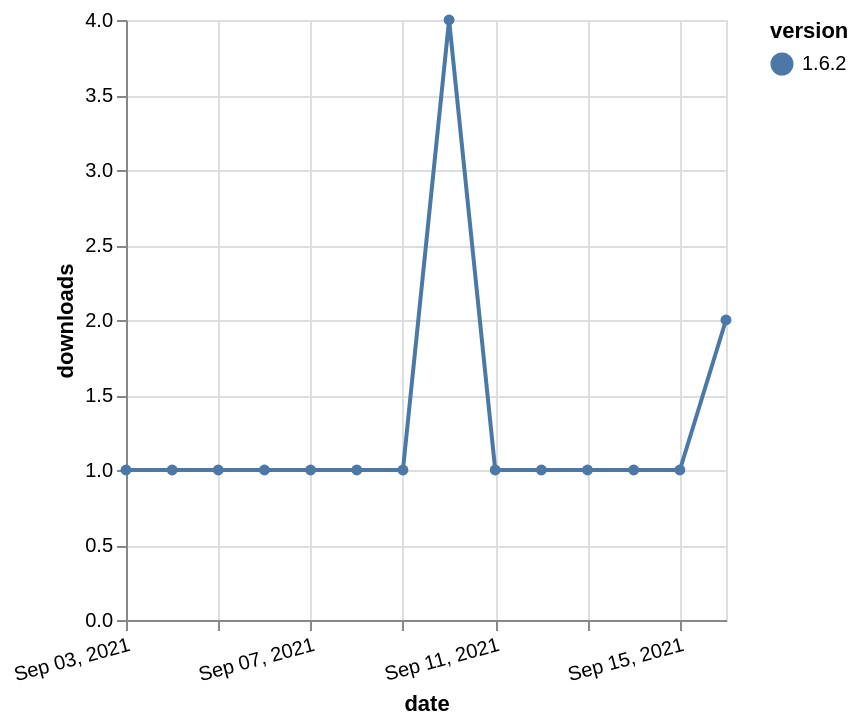

Write the Vega-Lite specification saved for this chart.
### Vega-Lite specification from a JSON file in a GitHub repository (floating-point values rounded to 4 significant figures)
{"$schema": "https://vega.github.io/schema/vega-lite/v5.json", "description": "A simple bar chart with embedded data.", "data": {"values": [{"date": "2021-09-03", "total": 390, "delta": 1, "version": "1.6.2"}, {"date": "2021-09-04", "total": 391, "delta": 1, "version": "1.6.2"}, {"date": "2021-09-05", "total": 392, "delta": 1, "version": "1.6.2"}, {"date": "2021-09-06", "total": 393, "delta": 1, "version": "1.6.2"}, {"date": "2021-09-07", "total": 394, "delta": 1, "version": "1.6.2"}, {"date": "2021-09-08", "total": 395, "delta": 1, "version": "1.6.2"}, {"date": "2021-09-09", "total": 396, "delta": 1, "version": "1.6.2"}, {"date": "2021-09-10", "total": 400, "delta": 4, "version": "1.6.2"}, {"date": "2021-09-11", "total": 401, "delta": 1, "version": "1.6.2"}, {"date": "2021-09-12", "total": 402, "delta": 1, "version": "1.6.2"}, {"date": "2021-09-13", "total": 403, "delta": 1, "version": "1.6.2"}, {"date": "2021-09-14", "total": 404, "delta": 1, "version": "1.6.2"}, {"date": "2021-09-15", "total": 405, "delta": 1, "version": "1.6.2"}, {"date": "2021-09-16", "total": 407, "delta": 2, "version": "1.6.2"}]}, "width": "container", "mark": {"type": "line", "point": {"filled": true}}, "encoding": {"x": {"field": "date", "type": "temporal", "timeUnit": "yearmonthdate", "title": "date", "axis": {"labelAngle": -15}}, "y": {"field": "delta", "type": "quantitative", "title": "downloads"}, "color": {"field": "version", "type": "nominal"}, "tooltip": {"field": "delta"}}}
